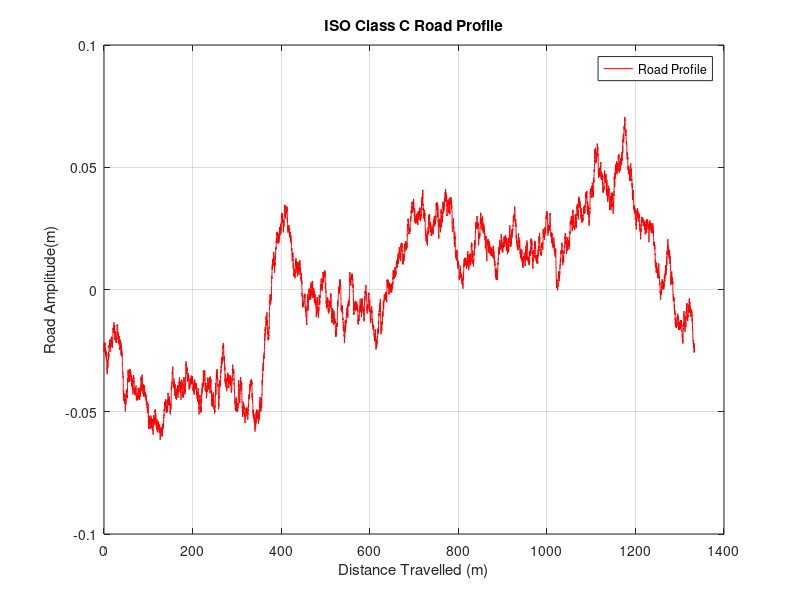
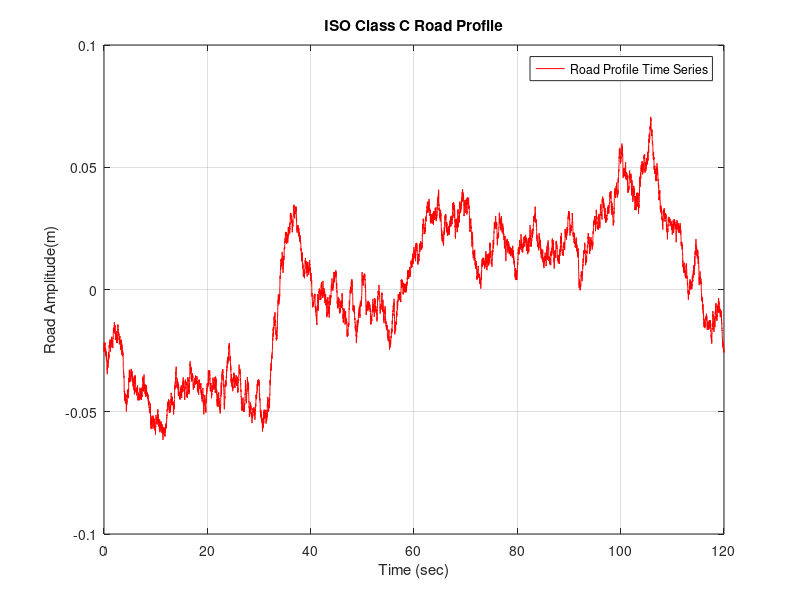
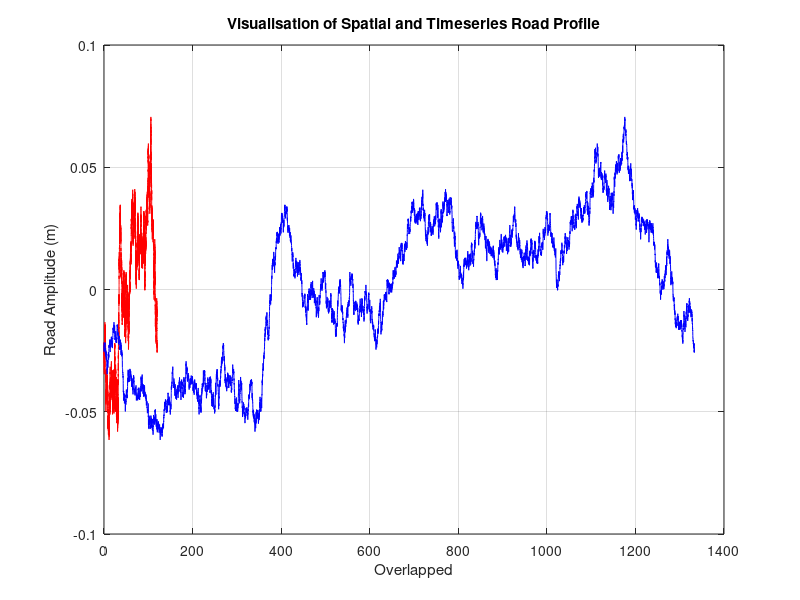

These figures' MATLAB source, in order:
%%MATLAB Program for Generating Artificial Road Profiles as per ISO 8608:2016%%

clc;
clear all;
close all;

k = 4; 	% Geometric Mean of Degree of Roughness (for class C, k = 4)
phi0 = (4^(k-2))*1e-6; % Reference Spatial Frequency
B = 0.1;               % Sampling Interval
V = 40; % Vehicle Speed in Km/h
v = V*5/18; % Vehicle speed in m/sec
T = 120;		     % Total Time of Travel in Seconds
L = v*T;	    % Total Length of the Road Profile
N = L/B;               % Number of Steps
dn = 1/L;              % Wave Number / Frequency Band 
n  = dn : dn :N*dn;    % Spatial Frequency Band | Constitutes the Spatial Frequency of Component Sinusoids

randang = k*pi*rand(size(n));% Random Phase Angle
omega = 2*pi*n;                % Angular Frequency Band
domega = 2*pi*dn; % Difference b/w Consecutive Angular Frequencies

A = (phi0*(omega.^-2)*domega/pi).^0.5; % Amplitude of sinusoid

hx = zeros(size(n));     % Road Profile

for i=1:1:N
    x(i)=i*B;
    hx(i) = sum(A.*sin(omega.*x(i) - randang));
    
end

figure(1) % Visualization of Roads 
plot(x,hx,'r');
xlabel('Distance Travelled (m)');
ylabel('Road Amplitude(m)');
legend('Road Profile');
grid on
title ('ISO Class C Road Profile')

%%MATLAB Program for Converting Spatial Road Profile into Time Series Road Profile%%

lengthArr=size(hx, 2);
outputTime=zeros(lengthArr, 2);
outputTime(:,1)=[1:lengthArr]';
Z = hx;
Z = Z';
 
for i=2:size(hx, 2)
outputTime(i,2)=outputTime(i-1,2)+ ((x(i)-x(i-1))/v);
end

RoadProfileTS = [outputTime(:,2) Z(:,1)];

figure (2)
plot(outputTime(:,2),RoadProfileTS(:,2),'r');
xlabel('Time (sec)');
ylabel('Road Amplitude(m)');
legend('Road Profile Time Series');
grid on
title ('ISO Class C Road Profile')


%%% Visualisation of Spatial and Timeseries Road Profiles %%%

figure (3)
plot(outputTime(:,2),RoadProfileTS(:,2),'r');
hold on;
plot(x,RoadProfileTS(:,2),'b');
xlabel('Overlapped');
ylabel('Road Amplitude (m)');
grid on
title ('Visualisation of Spatial and Timeseries Road Profile')
 
%%% Road Profile to be Used in Quarter Car Model (QCM) Simulation %%%

R = [outputTime(:,2),RoadProfileTS(:,2)]; %% Use this as road input for QCM to simulate averaged continuous power output
